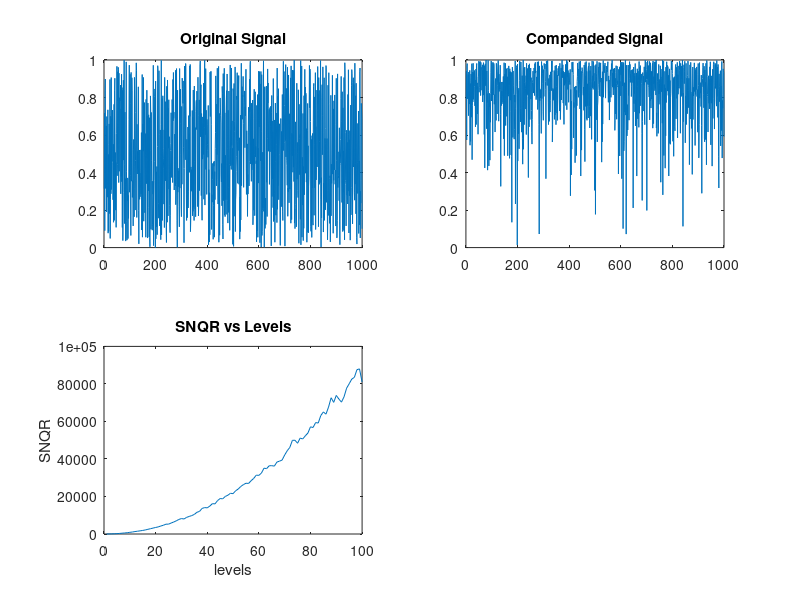

Write MATLAB code to recreate this figure.
clc; clear all;

%companded_sgl(i)=A*log(1+u*(Sampled_sgl(i)/A))/log(1+u);
%0 no companding 255 good companding

A=1;
N = 1000;
Sampled_Signal = rand(1,N); 
subplot(2,2,1);
plot(Sampled_Signal);
title("Original Signal");

%MU-law companding
u=255; %compression constant
for i=1:N
 companded_signal(i)=sign(Sampled_Signal(i))*(A*log(1+u*(abs(Sampled_Signal(i))/A))/log(1+u));
end
subplot(2,2,2);
plot(companded_signal);
title("Companded Signal");

signal_power=(sum(companded_signal)^2)/length(companded_signal);
for j=1:100 %Number of levels
  levels=j;
  N = length(companded_signal);
  signalPower = ((sum(companded_signal.^2))/N);
  mx = max(companded_signal);
  mn = min(companded_signal);
  stepSize = (mx-mn)/levels;
  error = 0;
  steps = zeros(1,levels);
  for i = 1:length(steps)
      steps(i) = mn + i*stepSize;
  end
  for i=1:N
     for j = 2:levels     
        if (companded_signal(i) >= steps(j-1) && companded_signal(i) <= steps(j))
            diff = companded_signal(i) - (steps(j-1) + steps(j))/2;
           error = error + diff^2;
        end
     end
  end
  
  noisePower = error/N;
  SNQR(j) = signalPower/noisePower;
end
 
subplot(2,2,3);
plot(SNQR);
title("SNQR vs Levels");
xlabel("levels");
ylabel("SNQR");